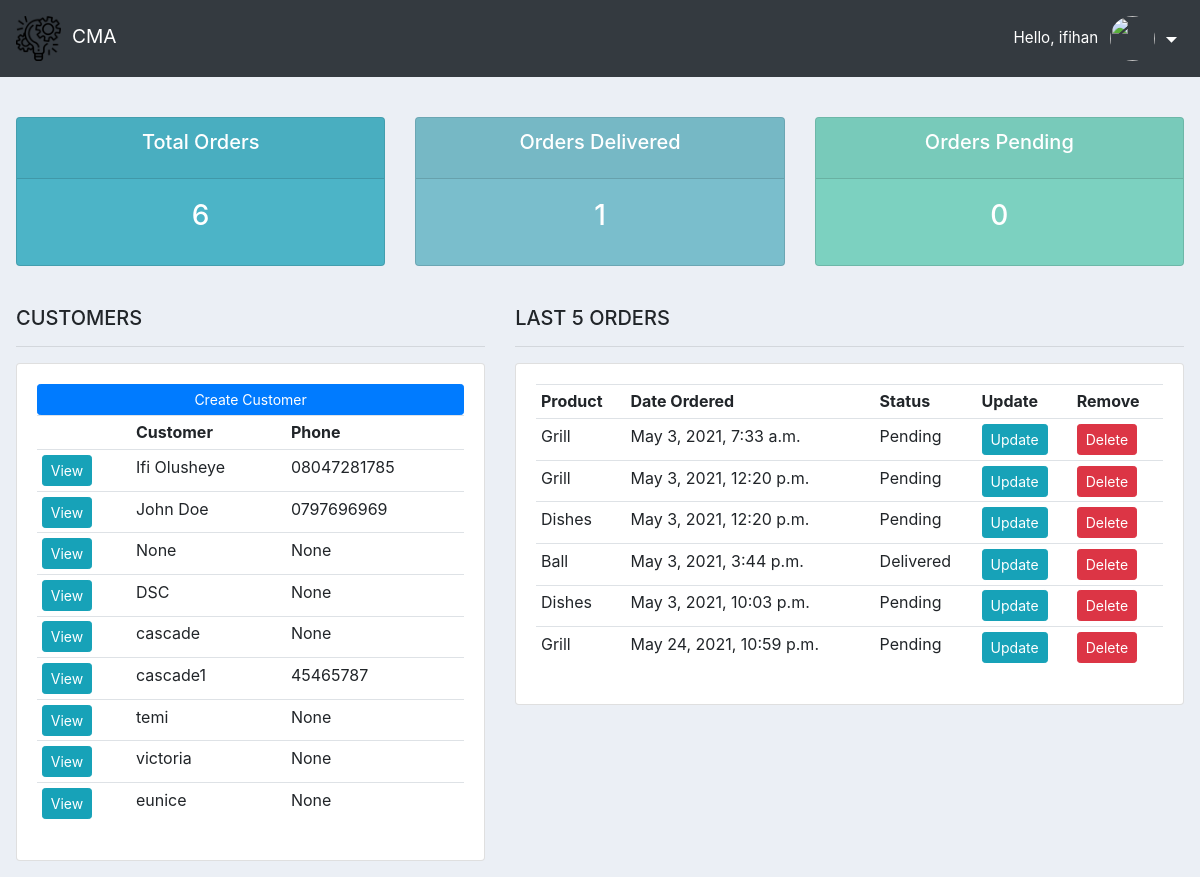
Page / (signed in) on the earlier database version.
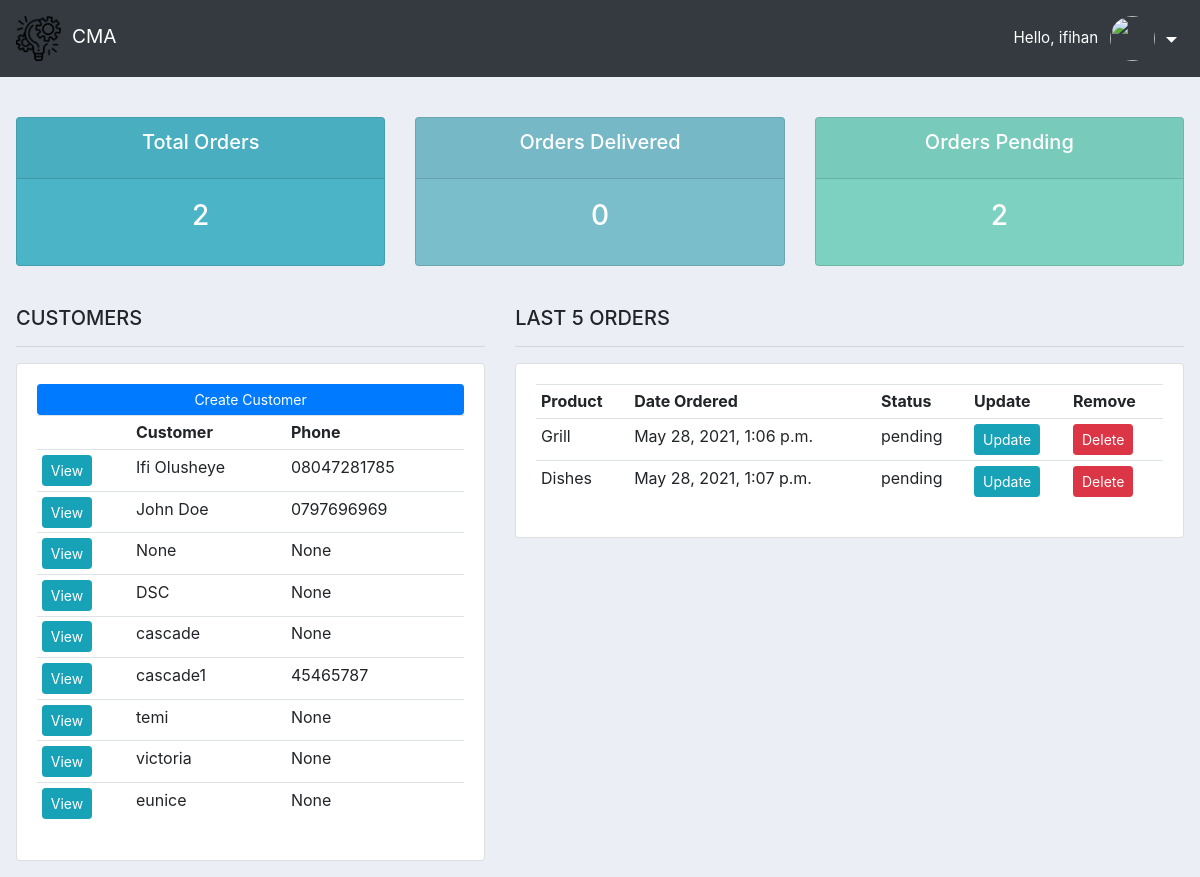
Same page on the later database version.
### accounts/models.py (models this page shows, shortened)
class Customer(models.Model):
    user = models.OneToOneField(
        User, null=True, blank=True, on_delete=models.CASCADE
    )
    name = models.CharField(max_length=200, null=True)
    phone = models.CharField(max_length=15, null=True)
    email = models.CharField(max_length=200, null=True)
    profile_pic = models.ImageField(default='profile.png', null=True, blank=True)
    date_created = models.DateTimeField(auto_now_add=True, null=True)

class Order(models.Model):
    class STATUS(models.TextChoices):
        PENDING = 'pending', _('Pending')
        OUT_FOR_DELIVERY = 'out_for_delivery', _('Out for delivery')
        DELIVERED = 'delivered', _('Delivered')
    customer = models.ForeignKey(
        Customer, null=True, on_delete=models.SET_NULL
    )
    product = models.ForeignKey(Product, null=True, on_delete=models.SET_NULL)
    date_created = models.DateTimeField(auto_now_add=True, null=True)
    status = models.CharField(max_length=200, null=True, choices=STATUS.choices,
        default=STATUS.PENDING
    )
    note = models.CharField(max_length=1000, null=True)

class Product(models.Model):
    CATEGORY = (
        ('indoor', 'Indoor'),
        ('outdoor', 'Out Door')
    )
    name = models.CharField(max_length=200, null=True)
    price = models.FloatField(null=True)
    category = models.CharField(max_length=200, null=True, choices=CATEGORY)
    description = models.CharField(max_length=200, null=True, blank=True)
    date_created = models.DateTimeField(auto_now_add=True, null=True)
    tags = models.ManyToManyField(Tag)
    def __str__(self):
        return self.name

### accounts/decorators.py (the view)
    def wrapper_function(request, *args, **kwargs):
        group = None
        if request.user.groups.exists():
            group = request.user.groups.all()[0].name
        if group == 'customer':
            return redirect('user-page')
        elif group == 'admin':
            return view_func(request, *args, **kwargs)
        else:
            return redirect('login')

### accounts/views.py (called while the page is built)
@login_required(login_url='login')
@admin_only
def home(request):
    orders = Order.objects.all()
    customers = Customer.objects.all()
    total_customers = customers.count()
    total_orders = orders.count()
    delivered = orders.filter(status='Delivered').count()
    pending = orders.filter(status='pending').count()
    context = {'orders': orders, 'customers': customers,
               'total_orders': total_orders, 'delivered': delivered, 'pending': pending}
    return render(request, 'accounts/dashboard.html', context)

### accounts/templates/accounts/dashboard.html
{% extends 'accounts/main.html' %}
{% block content %}
{% include 'accounts/status.html' %}
{% load static %}
<br />
<div class="row">
	<div class="col-md-5">
		<h5>CUSTOMERS</h5>
		<hr />
		<div class="card card-body">
			<a class="btn btn-primary btn-sm btn-block" href="">Create Customer</a>
			<table class="table table-sm">
				<tr>
					<th></th>
					<th>Customer</th>
					<th>Phone</th>
				</tr>
				{% for customer in customers %}
				<tr>
					<td>
						<a href="{% url 'customer' customer.id %}" class="btn btn-sm btn-info">View</a>
					</td>
					<td>{{ customer.name }}</td>
					<td>{{ customer.phone }}</td>
				</tr>
				{% endfor %}
			</table>
		</div>
	</div>
	<div class="col-md-7 dashboard-orders">
		<h5>LAST 5 ORDERS</h5>
		<hr />
		<div class="card card-body table_wrap">
			<table class="table table-sm">
				<tr>
					<th>Product</th>
					<th>Date Ordered</th>
					<th>Status</th>
					<th>Update</th>
					<th>Remove</th>
				</tr>
				{% for order in orders %}
				<tr>
					<td>{{ order.product }}</td>
					<td>{{ order.date_created }}</td>
					<td>{{ order.status }}</td>
					<td>
						<a href="{% url 'update_order' order.id %}" class="btn btn-sm btn-info">Update</a>
					</td>
					<td>
						<a href="{% url 'delete_order' order.id %}" class="btn btn-sm btn-danger">Delete</a>
					</td>
				</tr>
				{% endfor %}
			</table>
		</div>
	</div>
</div>
{% endblock %}

Differences in the rows shown:
removed Order: product "Grill", date_created "May 3, 2021, 7:33 a.m.", status "Pending"
removed Order: product "Grill", date_created "May 3, 2021, 12:20 p.m.", status "Pending"
removed Order: product "Dishes", date_created "May 3, 2021, 12:20 p.m.", status "Pending"
removed Order: product "Ball", date_created "May 3, 2021, 3:44 p.m.", status "Delivered"
removed Order: product "Dishes", date_created "May 3, 2021, 10:03 p.m.", status "Pending"
removed Order: product "Grill", date_created "May 24, 2021, 10:59 p.m.", status "Pending"
added Order: product "Grill", date_created "May 28, 2021, 1:06 p.m.", status "pending"
added Order: product "Dishes", date_created "May 28, 2021, 1:07 p.m.", status "pending"
Other differences:
{{ total_orders }}: "6" → "2"
{{ delivered }}: "1" → "0"
{{ pending }}: "0" → "2"
